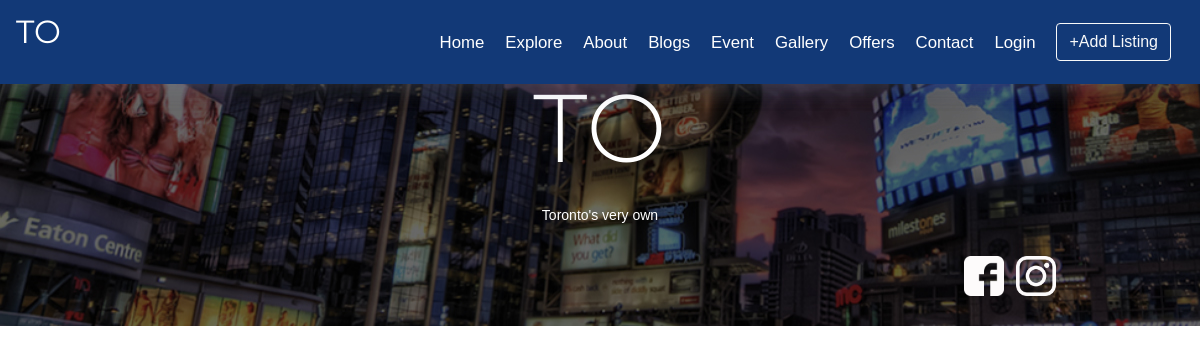
The page /Newsletter-urvisha/newsletter_list.php on the database as committed earlier.
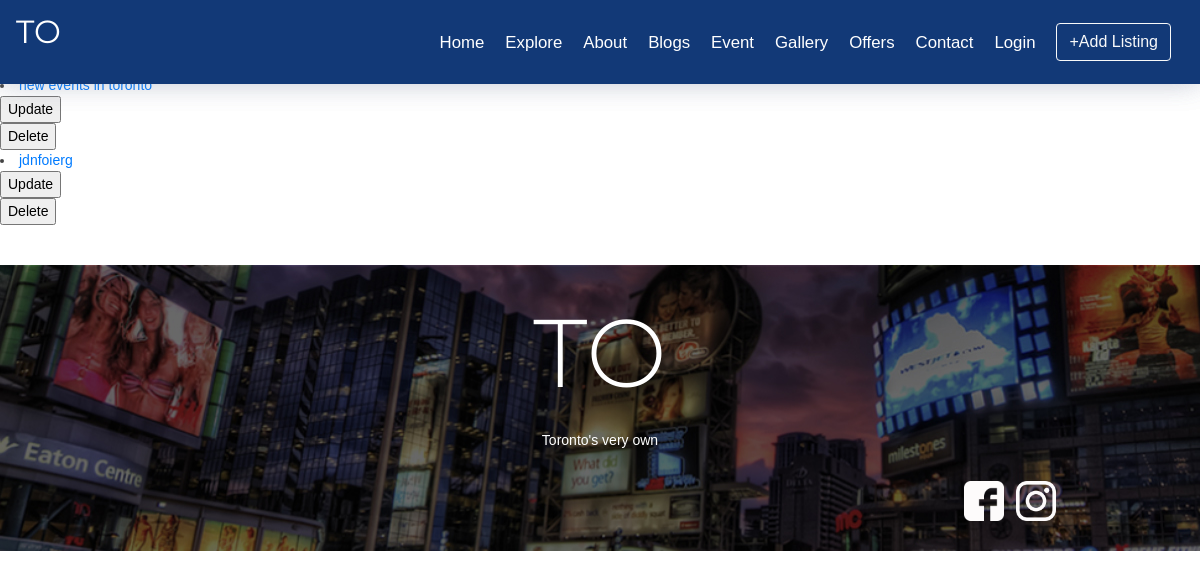
The same page on the database as committed later.
### tables this page shows
CREATE TABLE `newsletter` (
  `newsletterid` int(11) NOT NULL,
  `topic` varchar(500) NOT NULL,
  `title` varchar(500) NOT NULL,
  `message` varchar(1000) NOT NULL
);

### Newsletter-urvisha/newsletter.php (called while the page is built, shortened)
<?php
class Newsletter
{
	 public function getAllNewsletter($db)
    {
        $sql = 'select * from newsletter';
        $pdostm = $db ->prepare($sql);
        $pdostm->execute();
        $nwsltr = $pdostm->fetchAll(PDO::FETCH_OBJ);
        return $nwsltr;
    }
}
?>

### Newsletter-urvisha/newsletter_list.php (the view, shortened to what this page needs)
<?php
require_once 'newsletter.php';
	$dbcon = Database::getDb();
	$n = new newsletter();
	$nwsltr =  $n->getAllNewsletter($dbcon);
foreach($nwsltr as $nws){
    echo "<li><a href='newsletterdetail.php?id=$nws->newsletterid'>" .  $nws->title  . "</a>".
        "<form action='update_newsletter.php' method='post'>" .
        "<input type='hidden' value='$nws->newsletterid' name='id' />".
        "<input type='submit' value='Update' name='update' />".
        "</form>" .
        "<form action='deletenewsletter.php' method='post'>" .
        "<input type='hidden' value='$nws->newsletterid' name='id' />".
        "<input type='submit' value='Delete' name='delete' />".
        "</form>" .
        "</li>";
}
	include'footer.php';
?>

Rows that differ between the two databases and show on the page:
added newsletter: title "new events in toronto"
added newsletter: title "jdnfoierg"
